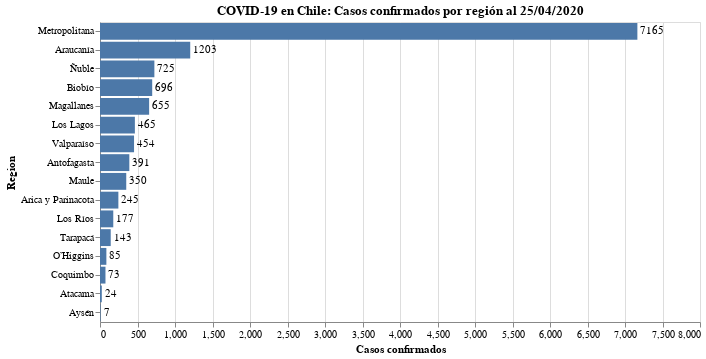

Notebook cell for this chart:
### Code cell
#hide_input
bars = alt.Chart(data_raw).mark_bar().encode(
#     x = alt.X(today, scale=alt.Scale(domain=(0, 6500)), axis=alt.Axis(title='Casos confirmados')),
    x = alt.X(today, axis=alt.Axis(title='Casos confirmados')),
    y = alt.Y('Region:N', sort='-x'),
    tooltip = today 
).properties(
    title=f'COVID-19 en Chile: Casos confirmados por región al {today_es_format}'
)

text = bars.mark_text(
    align='left',
    baseline='middle',
    dx=3  # Nudges text to right so it doesn't appear on top of the bar
).encode(
    text=today
)

(bars + text).properties(width=600, height=300)

### Figure 1 — Vega-Lite specification as saved in the notebook (floating-point values rounded to 4 significant figures)
{"config": {"view": {"continuousWidth": 400, "continuousHeight": 300}}, "layer": [{"mark": "bar", "encoding": {"tooltip": {"type": "quantitative", "field": "2020-04-25"}, "x": {"type": "quantitative", "axis": {"title": "Casos confirmados"}, "field": "2020-04-25"}, "y": {"type": "nominal", "field": "Region", "sort": "-x"}}, "title": "COVID-19 en Chile: Casos confirmados por región al 25/04/2020"}, {"mark": {"type": "text", "align": "left", "baseline": "middle", "dx": 3}, "encoding": {"text": {"type": "quantitative", "field": "2020-04-25"}, "tooltip": {"type": "quantitative", "field": "2020-04-25"}, "x": {"type": "quantitative", "axis": {"title": "Casos confirmados"}, "field": "2020-04-25"}, "y": {"type": "nominal", "field": "Region", "sort": "-x"}}, "title": "COVID-19 en Chile: Casos confirmados por región al 25/04/2020"}], "data": {"name": "data-d2e026a893730cdec4231406178ccb61"}, "height": 300, "width": 600, "$schema": "https://vega.github.io/schema/vega-lite/v4.8.1.json", "datasets": {"data-d2e026a893730cdec4231406178ccb61": [{"Region": "Arica y Parinacota", "2020-04-25": 245}, {"Region": "Tarapacá", "2020-04-25": 143}, {"Region": "Antofagasta", "2020-04-25": 391}, {"Region": "Atacama", "2020-04-25": 24}, {"Region": "Coquimbo", "2020-04-25": 73}, {"Region": "Valparaíso", "2020-04-25": 454}, {"Region": "Metropolitana", "2020-04-25": 7165}, {"Region": "O’Higgins", "2020-04-25": 85}, {"Region": "Maule", "2020-04-25": 350}, {"Region": "Ñuble", "2020-04-25": 725}, {"Region": "Biobío", "2020-04-25": 696}, {"Region": "Araucanía", "2020-04-25": 1203}, {"Region": "Los Ríos", "2020-04-25": 177}, {"Region": "Los Lagos", "2020-04-25": 465}, {"Region": "Aysén", "2020-04-25": 7}, {"Region": "Magallanes", "2020-04-25": 655}]}}
